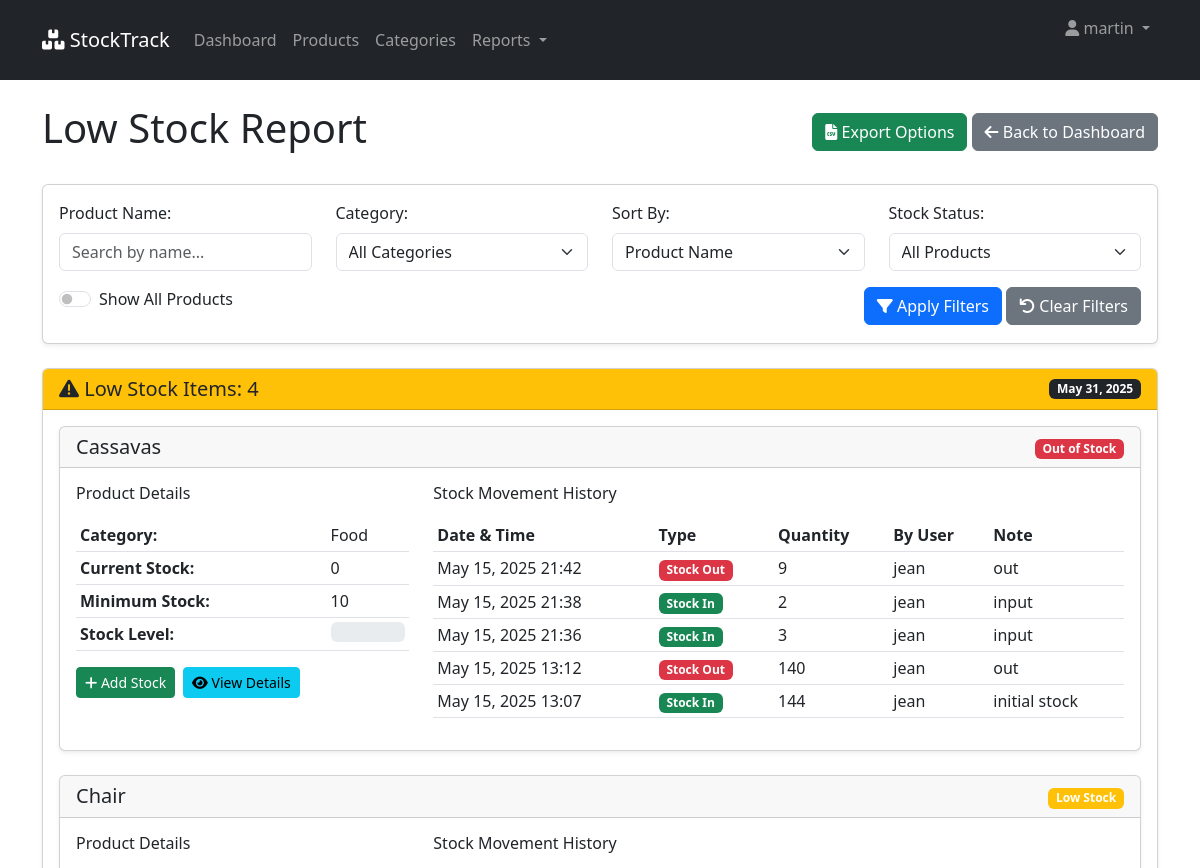
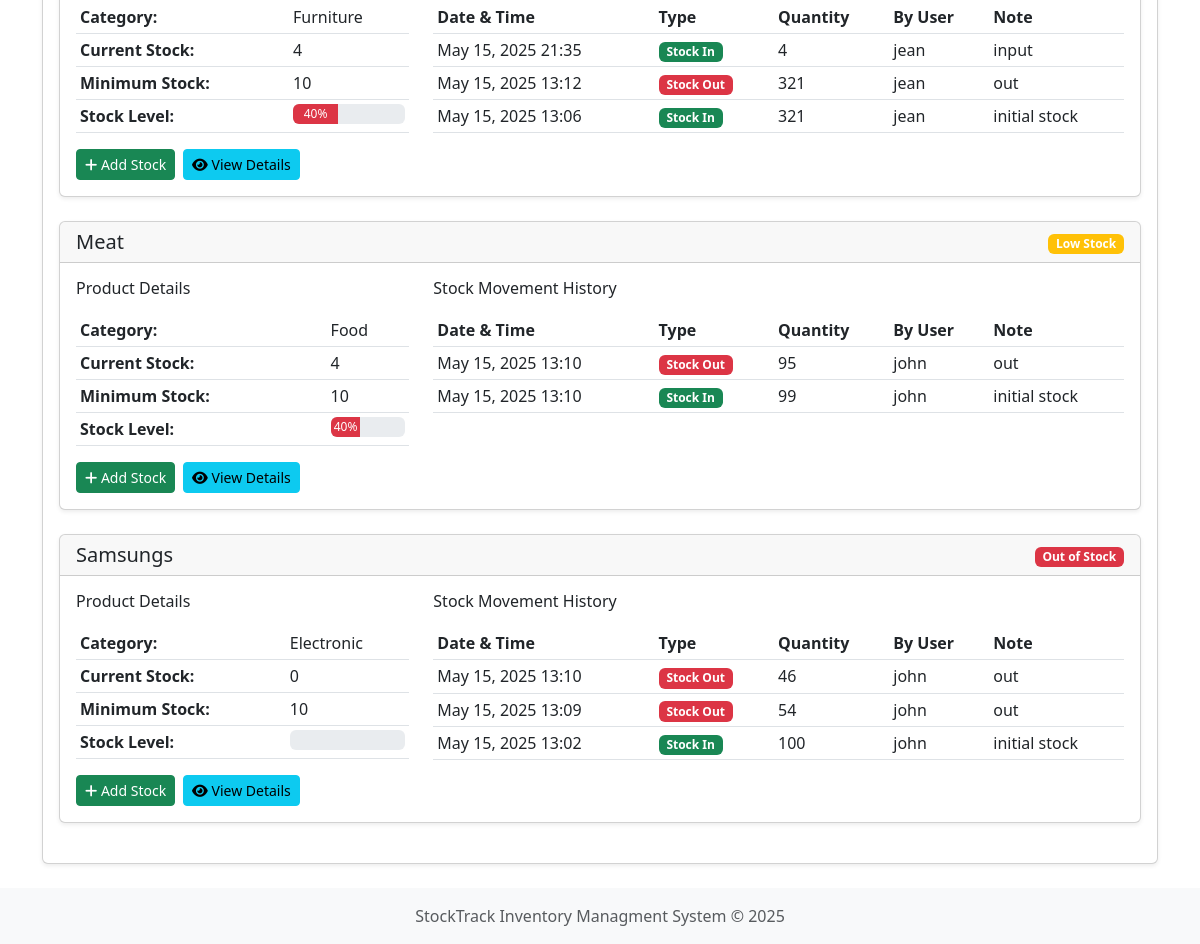
Before: /reports/low-stock/ (signed in) with the older database file (2 pictures, top to bottom).
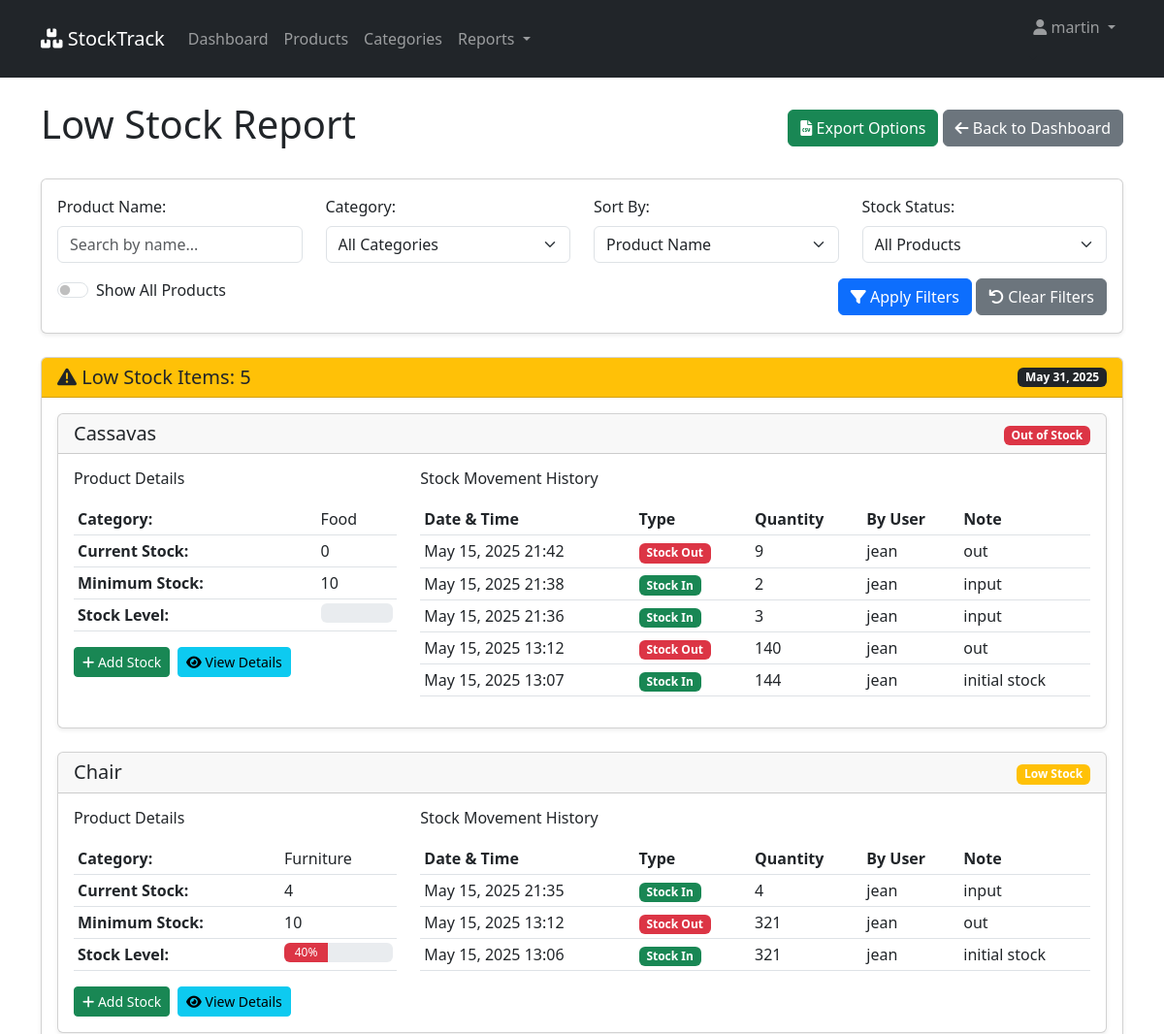
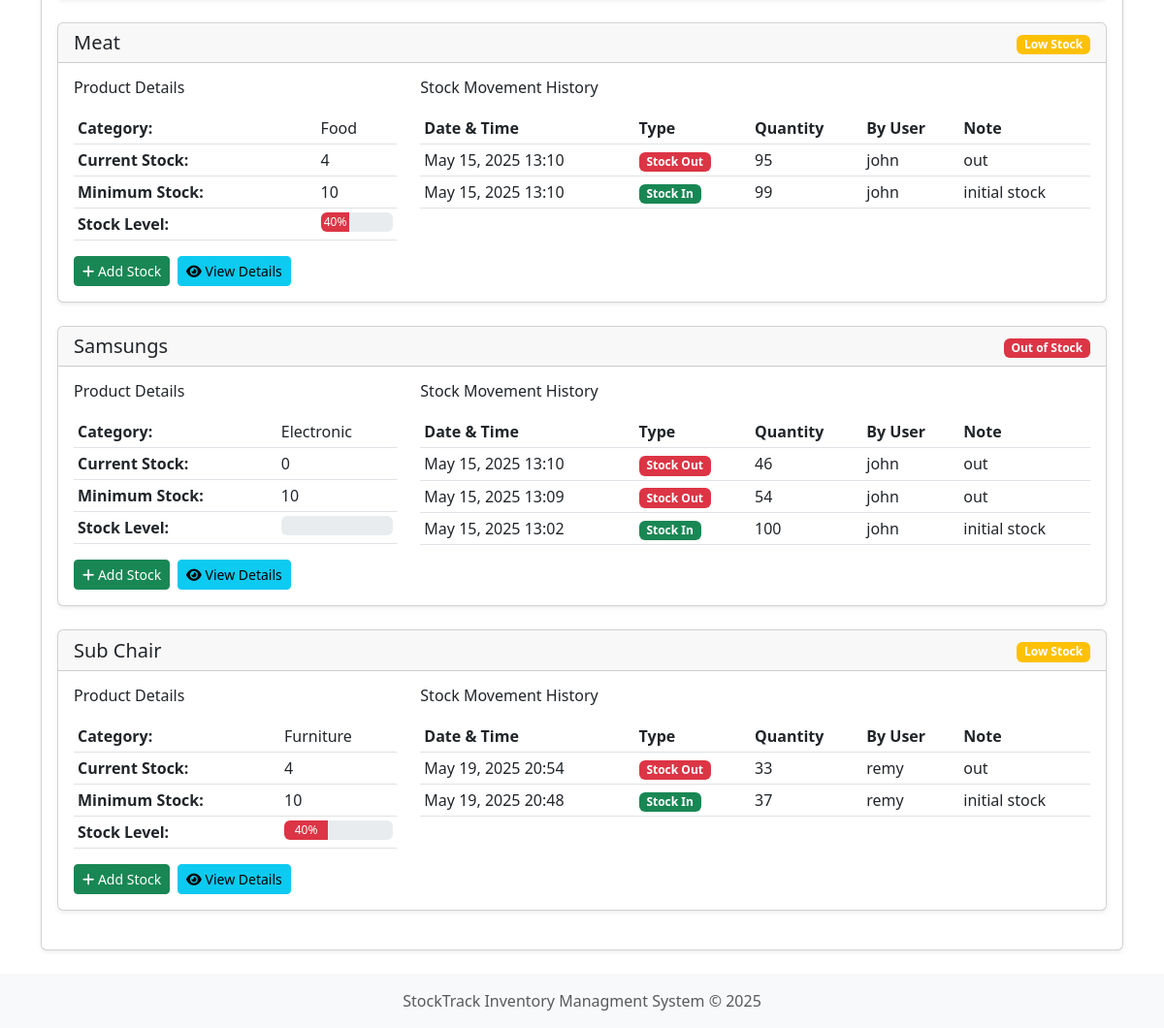
After: the same page with the newer database file (2 pictures, top to bottom).
### inventory/models.py (models this page shows, shortened)
class Product(models.Model):
    name = models.CharField(max_length=255, db_index=True)
    description = models.TextField(blank=True, null=True)
    category = models.ForeignKey(Category, on_delete=models.CASCADE, related_name='products')
    price = models.DecimalField(max_digits=10, decimal_places=2, db_index=True)
    quantity = models.IntegerField(default=0, db_index=True)
    minimum_stock = models.IntegerField(default=10)
    created_by = models.ForeignKey(User, on_delete=models.CASCADE)
    created_at = models.DateTimeField(auto_now_add=True)
    updated_at = models.DateTimeField(auto_now=True)
    @property
    def is_low_stock(self):
        return self.quantity <= self.minimum_stock
    @property
    def is_zero(self):
        return self.quantity == 0

class Category(models.Model):
    name = models.CharField(max_length=255, unique=True, db_index=True)
    description = models.TextField(blank=True, null=True)
    created_at = models.DateTimeField(auto_now_add=True)
    class Meta:
        verbose_name_plural = "categories"
        ordering = ['name']

class StockMovement(models.Model):
    MOVEMENT_TYPES = (
        ('in', 'Stock In'),
        ('out', 'Stock Out'),
    )
    product = models.ForeignKey(Product, on_delete=models.CASCADE, related_name="movements")
    quantity = models.IntegerField()
    movement_type = models.CharField(max_length=3, choices=MOVEMENT_TYPES, db_index=True)
    note = models.TextField(blank=True, null=True)
    created_by = models.ForeignKey(User, on_delete=models.CASCADE)
    created_at = models.DateTimeField(auto_now_add=True, db_index=True)
    class Meta:
        ordering = ['-created_at'] # New movement first

### inventory/views.py (the view, shortened to what this page needs)
# urls.py: path('reports/low-stock/', views.low_stock_report, name='low_stock_report'),
@never_cache
@login_required
def low_stock_report(request):
    user_profile = request.user.profile.first()
    context = {
        'user_profile': user_profile,
    }
    if user_profile.is_manager:
        all_products = Product.objects.all()
        show_all = request.GET.get('show_all', 'false') == 'true'
        product_name = request.GET.get('product_name', '')
        category_filter = request.GET.get('category', '')
        sort_order = request.GET.get('sort', 'name')
        stock_filter = request.GET.get('stock', 'all')
        if show_all:
            products_to_display = all_products
        else:
            products_to_display = all_products.filter(quantity__lte=F('minimum_stock'))
        if product_name:
            products_to_display = products_to_display.filter(name__icontains=product_name)
            products_to_display = products_to_display.filter(category_id=category_filter)
        if stock_filter == 'zero':
            products_to_display = products_to_display.filter(quantity=0)
        elif stock_filter == 'low':
            products_to_display = products_to_display.filter(quantity__gt=0, quantity__lte=F('minimum_stock'))
        elif stock_filter == 'normal':
            products_to_display = products_to_display.filter(quantity__gt=F('minimum_stock'))
        if sort_order == 'quantity':
            products_to_display = products_to_display.order_by('quantity')
        else:
            if hasattr(products_to_display, 'order_by'):
                products_to_display = products_to_display.order_by('name')
            else:
                products_to_display = sorted(products_to_display, key=lambda p: p.name)
        categories = Category.objects.all()
        product_movements = {}
        for product in products_to_display:
            movements = StockMovement.objects.filter(product=product).order_by('-created_at')[:10]
            product_movements[product.id] = movements
        context.update({
            'products': products_to_display,
            'product_movements': product_movements,
            'categories': categories,
            'title': 'All Products' if show_all else 'Low Stock Report',
            'count': len(products_to_display),
            'show_all': show_all,
            'all_products_count': all_products.count(),
            'low_stock_count': all_products.filter(quantity__lte=F('minimum_stock')).count()
        })
    return render(request, 'inventory/low_stock_report.html', context)

### inventory/models.py (called while the page is built)
    @property
    def is_manager(self):
        return self.role == 'manager'

### inventory/templatetags/inventory_extras.py (called while the page is built)
@register.filter
def get_item(dictionary, key):
    return dictionary.get(key)

@register.filter
def percentage(quantity, minimum):
    if minimum == 0:
        return 100
    return min(int((quantity / minimum) * 100), 100)

@register.filter
def stock_level_color(percentage):
    if percentage < 25:
        return 'danger'
    elif percentage < 50:
        return 'warning'
    elif percentage < 75:
        return 'info'
    else:
        return 'success'

### inventory/templates/inventory/low_stock_report.html (shortened to what the changed rows need)
{% extends 'inventory/base.html' %}
{% load static %}
{% load inventory_extras %}
{% block content %}
<div class="d-flex justify-content-between align-items-center mb-4">
    <h1>Low Stock Report</h1>
</div>
<div class="card mb-4">
    <div class="card-header bg-warning text-dark">
        <div class="d-flex justify-content-between align-items-center">
            <h5 class="mb-0">
                <i class="fas fa-exclamation-triangle"></i> Low Stock Items: {{ count }}
            </h5>
            <span class="badge bg-dark" id="currentDate">{% now "F d, Y" %}</span>
        </div>
    </div>
    <div class="card-body">
        {% if count > 0 %}
            <div id="productCards">
                {% for product in products %}
                    <div class="card mb-4 product-card"
                         data-category="{{ product.category.id }}"
                         data-quantity="{{ product.quantity }}"
                         data-min-stock="{{ product.minimum_stock }}"
                         data-percent="{{ product.quantity|percentage:product.minimum_stock }}">
                        <div class="card-header d-flex justify-content-between align-items-center">
                            <h5 class="mb-0">{{ product.name }}</h5>
                            <div>
                                {% if product.is_zero %}
                                    <span class="badge bg-danger">Out of Stock</span>
                                {% elif product.is_low_stock %}
                                    <span class="badge bg-warning">Low Stock</span>
                                {% else %}
                                    <span class="badge bg-success">In Stock</span>
                                {% endif %}
                            </div>
                        </div>
                        <div class="card-body">
                            <div class="row">
                                <div class="col-md-4">
                                    <h6 class="mb-3">Product Details</h6>
                                    <table class="table table-sm">
                                        <tr>
                                            <th>Category:</th>
                                            <td>{{ product.category.name }}</td>
                                        </tr>
                                        <tr>
                                            <th>Current Stock:</th>
                                            <td>{{ product.quantity }}</td>
                                        </tr>
                                        <tr>
                                            <th>Minimum Stock:</th>
                                            <td>{{ product.minimum_stock }}</td>
                                        </tr>
                                        <tr>
                                            <th>Stock Level:</th>
                                            <td>
                                                <div class="progress" style="height: 20px;">
                                                    <div class="progress-bar bg-{{ product.quantity|stock_level_color }}"
                                                         role="progressbar"
                                                         style="width: {{ product.quantity|percentage:product.minimum_stock }}%;"
                                                         aria-valuenow="{{ product.quantity }}"
                                                         aria-valuemin="0"
                                                         aria-valuemax="{{ product.minimum_stock }}">
                                                        {{ product.quantity|percentage:product.minimum_stock }}%
                                                    </div>
                                                </div>
                                            </td>
                                        </tr>
                                    </table>
                                    <div class="mt-3 d-flex gap-2">
                                        <a href="{% url 'add_stock' product.pk %}" class="btn btn-success btn-sm">
                                            <i class="fas fa-plus"></i> Add Stock
                                        </a>
                                        <a href="{% url 'product_detail' product.pk %}" class="btn btn-info btn-sm">
                                            <i class="fas fa-eye"></i> View Details
                                        </a>
                                    </div>
                                </div>
                                <div class="col-md-8">
                                    <h6 class="mb-3">Stock Movement History</h6>
                                    {% with movements=product_movements|get_item:product.id %}
                                        {% if movements %}
                                            <div class="table-responsive">
                                                <table class="table table-sm table-hover">
                                                    <thead>
                                                        <tr>
                                                            <th>Date & Time</th>
                                                            <th>Type</th>
                                                            <th>Quantity</th>
                                                            <th>By User</th>
                                                            <th>Note</th>
                                                        </tr>
                                                    </thead>
                                                    <tbody>
                                                        {% for movement in movements %}
                                                            <tr>
                                                                <td>{{ movement.created_at|date:"M d, Y H:i" }}</td>
                                                                <td>
                                                                    {% if movement.movement_type == 'in' %}
                                                                        <span class="badge bg-success">Stock In</span>
                                                                    {% else %}
                                                                        <span class="badge bg-danger">Stock Out</span>
                                                                    {% endif %}
                                                                </td>
                                                                <td>{{ movement.quantity }}</td>
                                                                <td>{{ movement.created_by.username }}</td>
                                                                <td>{{ movement.note|default:"-" }}</td>
                                                            </tr>
                                                        {% endfor %}
                                                    </tbody>
                                                </table>
                                            </div>
                                        {% else %}
                                            <p class="text-muted">No stock movement history found.</p>
                                        {% endif %}
                                    {% endwith %}
                                </div>
                            </div>
                        </div>
                    </div>
                {% endfor %}
            </div>
        {% else %}
            <div class="alert alert-info">
                <i class="fas fa-info-circle"></i> There are currently no products with that stock levels.
            </div>
        {% endif %}
    </div>
</div>
{% endblock %}

Changed rows visible on the page:
added Product: name "Sub Chair", shows "Low Stock", category.name "Furniture", quantity "4", minimum_stock "10", quantity|percentage "40"
added StockMovement: created_at "May 19, 2025 20:54", movement_type "Stock Out", quantity "33", created_by.username "remy", note "out", shown under "Sub Chair"
added StockMovement: created_at "May 19, 2025 20:48", movement_type "Stock In", quantity "37", created_by.username "remy", note "initial stock", shown under "Sub Chair"
Other visible differences:
{{ count }}: "4" → "5"
